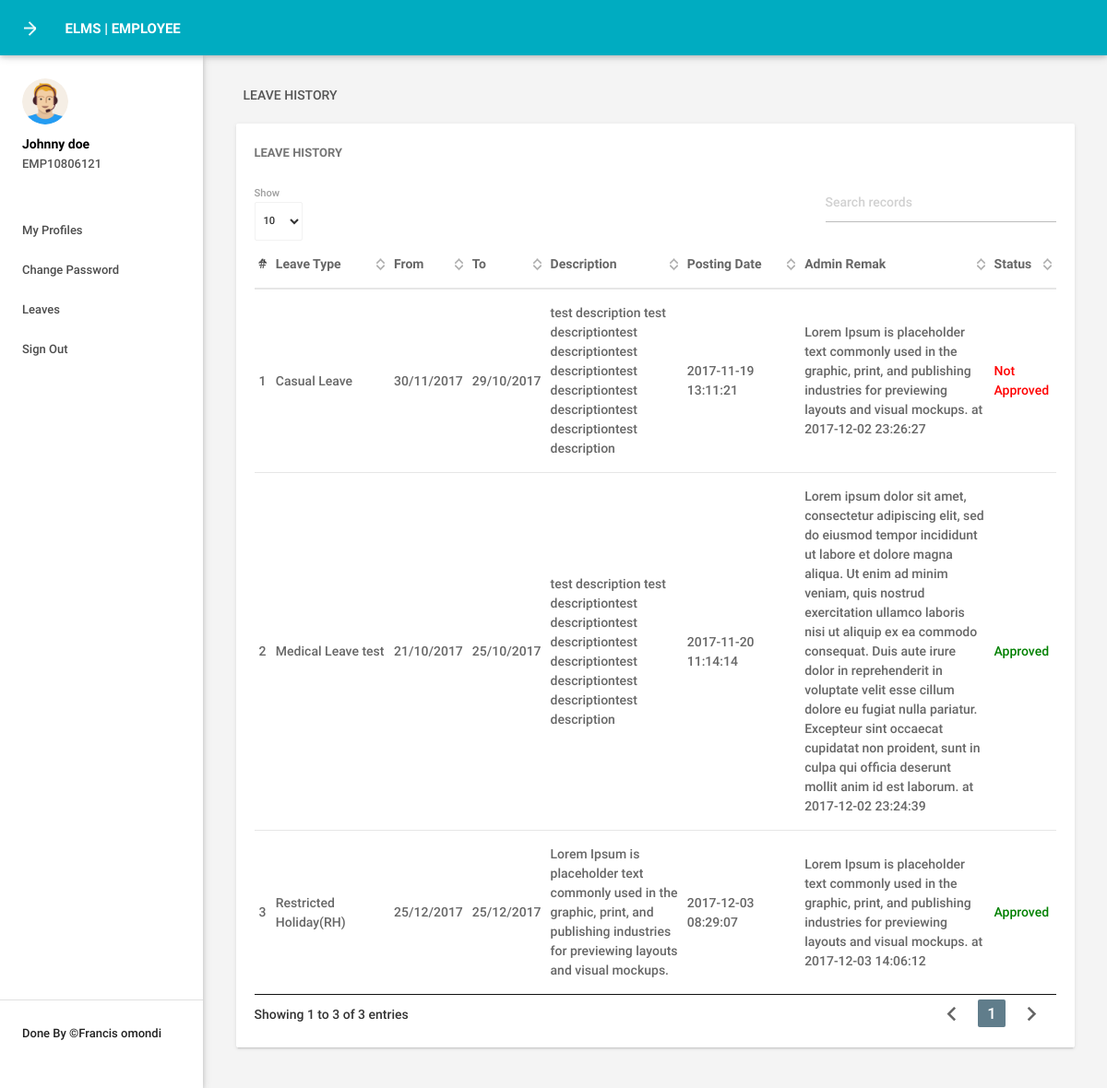
/leavehistory.php (signed in), run on the app's committed database.
### tables this page shows
CREATE TABLE IF NOT EXISTS `tblemployees` (
  `id` int(11) NOT NULL,
  `EmpId` varchar(100) NOT NULL,
  `FirstName` varchar(150) NOT NULL,
  `LastName` varchar(150) NOT NULL,
  `EmailId` varchar(200) NOT NULL,
  `Password` varchar(180) NOT NULL,
  `Gender` varchar(100) NOT NULL,
  `Dob` varchar(100) NOT NULL,
  `Department` varchar(255) NOT NULL,
  `Address` varchar(255) NOT NULL,
  `City` varchar(200) NOT NULL,
  `Country` varchar(150) NOT NULL,
  `Phonenumber` char(11) NOT NULL,
  `Status` int(1) NOT NULL,
  `RegDate` timestamp NOT NULL DEFAULT CURRENT_TIMESTAMP
);

CREATE TABLE IF NOT EXISTS `tblleaves` (
  `id` int(11) NOT NULL,
  `LeaveType` varchar(110) NOT NULL,
  `ToDate` varchar(120) NOT NULL,
  `FromDate` varchar(120) NOT NULL,
  `Description` mediumtext NOT NULL,
  `PostingDate` timestamp NOT NULL DEFAULT CURRENT_TIMESTAMP,
  `AdminRemark` mediumtext,
  `AdminRemarkDate` varchar(120) DEFAULT NULL,
  `Status` int(1) NOT NULL,
  `IsRead` int(1) NOT NULL,
  `empid` int(11) DEFAULT NULL
);

### leavehistory.php (the view, shortened to what this page needs)
<?php
include('includes/config.php');
if(strlen($_SESSION['emplogin'])==0)
    {
header('location:index.php');
}
else{
 ?>
<!DOCTYPE html>
<html lang="en">
    <head>
        <link type="text/css" rel="stylesheet" href="assets/plugins/materialize/css/materialize.min.css"/>
        <link href="assets/plugins/material-preloader/css/materialPreloader.min.css" rel="stylesheet">
        <link href="assets/plugins/datatables/css/jquery.dataTables.min.css" rel="stylesheet">
        <link href="assets/css/alpha.min.css" rel="stylesheet" type="text/css"/>
        <link href="assets/css/custom.css" rel="stylesheet" type="text/css"/>
    </head>
    <body>
       <?php include('includes/header.php');?>
       <?php include('includes/sidebar.php');?>
            <main class="mn-inner">
                <div class="row">
                    <div class="col s12">
                        <div class="page-title">Leave History</div>
                    </div>
                    <div class="col s12 m12 l12">
                        <div class="card">
                            <div class="card-content">
                                <span class="card-title">Leave History</span>
                                <table id="example" class="display responsive-table ">
                                    <thead>
                                        <tr>
                                            <th>#</th>
                                            <th width="120">Leave Type</th>
                                            <th>From</th>
                                            <th>To</th>
                                             <th>Description</th>
                                             <th width="120">Posting Date</th>
                                            <th width="200">Admin Remak</th>
                                            <th>Status</th>
                                        </tr>
                                    </thead>
                                    <tbody>
<?php
$eid=$_SESSION['eid'];
$sql = "SELECT LeaveType,ToDate,FromDate,Description,PostingDate,AdminRemarkDate,AdminRemark,Status from tblleaves where empid=:eid";
$query = $dbh -> prepare($sql);
$query->bindParam(':eid',$eid,PDO::PARAM_STR);
$query->execute();
$results=$query->fetchAll(PDO::FETCH_OBJ);
$cnt=1;
if($query->rowCount() > 0)
{
foreach($results as $result)
{               ?>
                                        <tr>
                                            <td> <?php echo htmlentities($cnt);?></td>
                                            <td><?php echo htmlentities($result->LeaveType);?></td>
                                            <td><?php echo htmlentities($result->ToDate);?></td>
                                            <td><?php echo htmlentities($result->FromDate);?></td>
                                           <td><?php echo htmlentities($result->Description);?></td>
                                            <td><?php echo htmlentities($result->PostingDate);?></td>
                                            <td><?php if($result->AdminRemark=="")
                                            {
echo htmlentities('waiting for approval');
                                            } else
{
 echo htmlentities(($result->AdminRemark)." "."at"." ".$result->AdminRemarkDate);
}
                                            ?></td>
                                                                                 <td><?php $stats=$result->Status;
if($stats==1){
                                             ?>
                                                 <span style="color: green">Approved</span>
                                                 <?php } if($stats==2)  { ?>
                                                <span style="color: red">Not Approved</span>
                                                 <?php } if($stats==0)  { ?>
 <span style="color: blue">waiting for approval</span>
 <?php } ?>
                                             </td>
                                        </tr>
                                         <?php $cnt++;} }?>
                                    </tbody>
                                </table>
                            </div>
                        </div>
                    </div>
                </div>
            </main>
        </div>
        <div class="left-sidebar-hover"></div>
    </body>
</html>
<?php } ?>

### includes/header.php (shortened to what this page needs)
<div class="mn-content fixed-sidebar">
    <header class="mn-header navbar-fixed">
        <nav class="cyan darken-1">
            <div class="nav-wrapper row">
                <section class="material-design-hamburger navigation-toggle">
                    <a href="#" data-activates="slide-out" class="button-collapse show-on-large material-design-hamburger__icon">
                        <span class="material-design-hamburger__layer"></span>
                    </a>
                </section>
                <div class="header-title col s3">
                    <span class="chapter-title">ELMS | Employee</span>
                </div>
            </div>
        </nav>
    </header>

### includes/sidebar.php (shortened to what this page needs)
   <aside id="slide-out" class="side-nav white fixed">
              <div class="side-nav-wrapper">
                  <div class="sidebar-profile">
                      <div class="sidebar-profile-image">
                          <img src="assets/images/profile-image.png" class="circle" alt="">
                      </div>
                      <div class="sidebar-profile-info">
  <?php
       $eid=$_SESSION['eid'];
       $sql = "SELECT FirstName,LastName,EmpId from  tblemployees where id=:eid";
       $query = $dbh -> prepare($sql);
       $query->bindParam(':eid',$eid,PDO::PARAM_STR);
       $query->execute();
       $results=$query->fetchAll(PDO::FETCH_OBJ);
       if($query->rowCount() > 0)
      {
       foreach($results as $result)
       {
   ?>
                              <p><?php echo htmlentities($result->FirstName." ".$result->LastName);?></p>
                              <span><?php echo htmlentities($result->EmpId)?></span>
                       <?php }} ?>
                      </div>
                  </div>
              <ul class="sidebar-menu collapsible collapsible-accordion" data-collapsible="accordion">
<li class="no-padding"><a class="waves-effect waves-grey" href="myprofile.php"><i class="material-icons"></i>My Profiles</a></li>
<li class="no-padding"><a class="waves-effect waves-grey" href="emp-changepassword.php"><i class="material-icons"></i>Change Password</a></li>
                  <li class="no-padding">
                      <a class="collapsible-header waves-effect waves-grey"><i class="material-icons"></i>Leaves<i class="nav-drop-icon material-icons"></i></a>
                  </li>
                <li class="no-padding">
                              <a class="waves-effect waves-grey" href="logout.php"><i class="material-icons"></i>Sign Out</a>
                          </li>
              </ul>
              <div class="footer">
                  <p class="copyright">Done By ©Francis omondi </p>
              </div>
              </div>
          </aside>

### data on the page
tblemployees: FirstName+LastName "Johnny doe", EmpId "EMP10806121"
tblleaves: LeaveType "Casual Leave", ToDate "30/11/2017", FromDate "29/10/2017", Description "test description test descriptiontest descriptiontest descriptiontest descriptiontest descriptiontest descriptiontest description", PostingDate "2017-11-19 13:11:21", AdminRemark+AdminRemarkDate "Lorem Ipsum is placeholder text commonly used in the graphic, print, and publishing industries for previewing layouts and visual mockups. at 2017-12-02 23:26:27", Status "Not Approved"
tblleaves: LeaveType "Medical Leave test", ToDate "21/10/2017", FromDate "25/10/2017", Description "test description test descriptiontest descriptiontest descriptiontest descriptiontest descriptiontest descriptiontest description", PostingDate "2017-11-20 11:14:14", AdminRemark+AdminRemarkDate "Lorem ipsum dolor sit amet, consectetur adipiscing elit, sed do eiusmod tempor incididunt ut labore et dolore magna aliqua. Ut enim ad minim veniam, quis nostrud exercitation ullamco laboris nisi ut aliquip ex ea commodo consequat. Duis aute irure dolor in reprehenderit in voluptate velit esse cillum dolore eu fugiat nulla pariatur. Excepteur sint occaecat cupidatat non proident, sunt in culpa qui officia deserunt mollit anim id est laborum. at 2017-12-02 23:24:39", Status "Approved"
tblleaves: LeaveType "Restricted Holiday(RH)", ToDate "25/12/2017", FromDate "25/12/2017", Description "Lorem Ipsum is placeholder text commonly used in the graphic, print, and publishing industries for previewing layouts and visual mockups.", PostingDate "2017-12-03 08:29:07", AdminRemark+AdminRemarkDate "Lorem Ipsum is placeholder text commonly used in the graphic, print, and publishing industries for previewing layouts and visual mockups. at 2017-12-03 14:06:12", Status "Approved"
